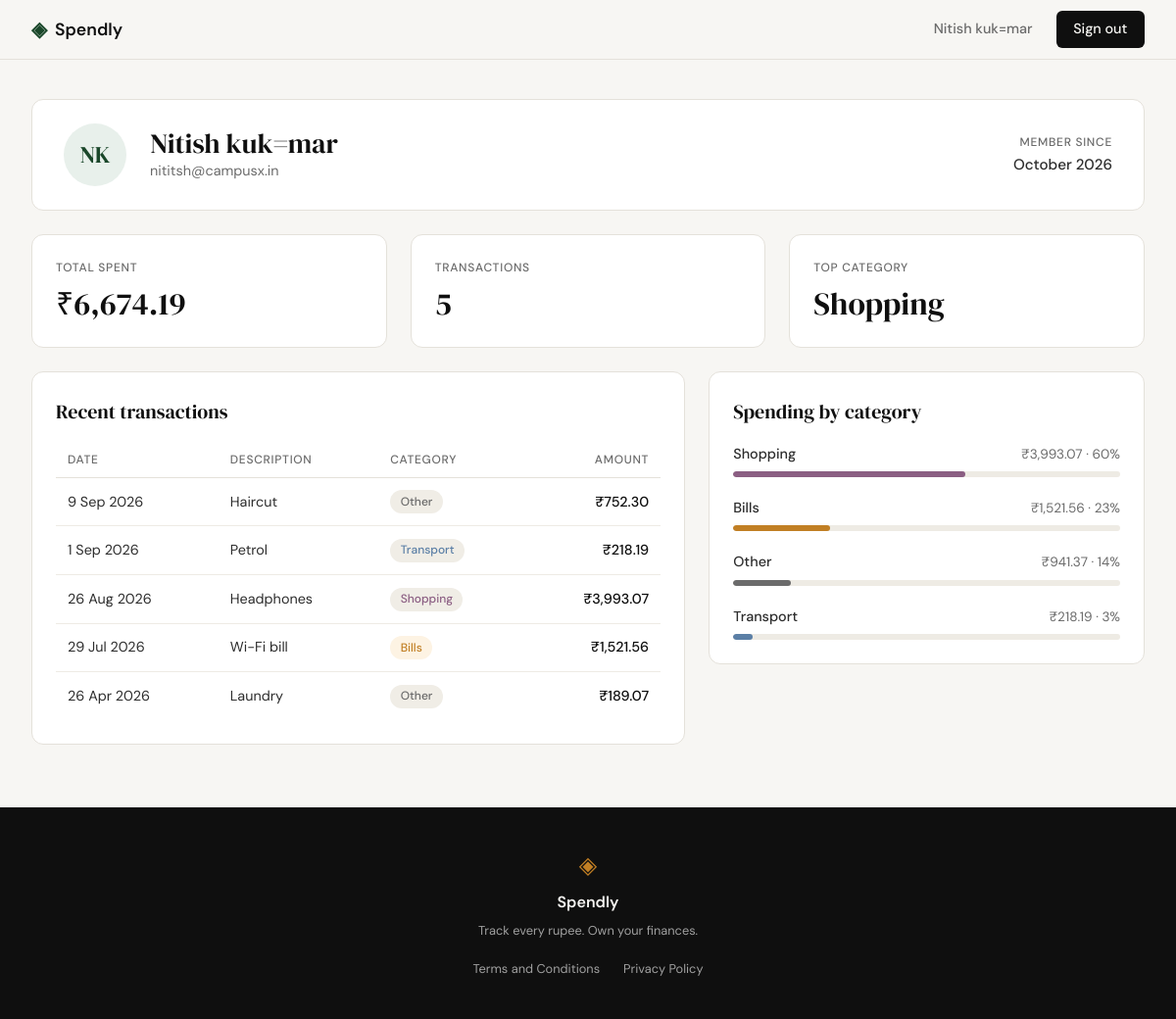
Page /profile (signed in) on the committed database.
### tables this page shows
CREATE TABLE users (
                id            INTEGER PRIMARY KEY AUTOINCREMENT,
                name          TEXT NOT NULL,
                email         TEXT NOT NULL UNIQUE,
                password_hash TEXT NOT NULL,
                created_at    TEXT DEFAULT (datetime('now'))
            );

CREATE TABLE expenses (
                id          INTEGER PRIMARY KEY AUTOINCREMENT,
                user_id     INTEGER NOT NULL REFERENCES users(id),
                amount      REAL NOT NULL,
                category    TEXT NOT NULL,
                date        TEXT NOT NULL,
                description TEXT,
                created_at  TEXT DEFAULT (datetime('now'))
            );

### app.py (the view)
@app.route("/profile")
def profile():
    user_id = session.get("user_id")
    if not user_id:
        return redirect(url_for("login"))
    user = get_user_by_id(user_id)
    if user is not None:
        words = user["name"].split()
        user["initials"] = (
            (words[0][0] + words[-1][0]).upper() if len(words) > 1
            else words[0][0].upper() if words else "?"
        )
    stats = get_summary_stats(user_id)
    if user is None:
        session.clear()
        return redirect(url_for("login"))
    transactions = get_recent_transactions(user_id)
    categories = get_category_breakdown(user_id)
    for c in categories:
        c["bar"] = round(c["pct"] / 5) * 5
    return render_template(
        "profile.html",
        user=user,
        stats=stats,
        transactions=transactions,
        categories=categories,
    )

### database/db.py (called while the page is built)
def get_db():
    conn = sqlite3.connect(DB_PATH)
    conn.row_factory = sqlite3.Row
    conn.execute("PRAGMA foreign_keys = ON")
    return conn

### database/queries.py (called while the page is built)
def get_user_by_id(user_id):
    conn = get_db()
    try:
        row = conn.execute(
            "SELECT name, email, created_at FROM users WHERE id = ?",
            (user_id,),
        ).fetchone()
    finally:
        conn.close()
    if row is None:
        return None
    try:
        member_since = datetime.strptime(
            row["created_at"], "%Y-%m-%d %H:%M:%S"
        ).strftime("%B %Y")
    except (TypeError, ValueError):
        member_since = ""
    return {
        "name": row["name"],
        "email": row["email"],
        "member_since": member_since,
    }

def get_summary_stats(user_id):
    conn = get_db()
    try:
        totals = conn.execute(
            "SELECT COALESCE(SUM(amount), 0) AS total, COUNT(*) AS cnt "
            "FROM expenses WHERE user_id = ?",
            (user_id,),
        ).fetchone()
        top = conn.execute(
            "SELECT category FROM expenses WHERE user_id = ? "
            "GROUP BY category ORDER BY SUM(amount) DESC, category ASC LIMIT 1",
            (user_id,),
        ).fetchone()
    finally:
        conn.close()
    return {
        "total_spent": float(totals["total"]),
        "transaction_count": int(totals["cnt"]),
        "top_category": top["category"] if top else "—",
    }

def get_recent_transactions(user_id, limit=10):
    conn = get_db()
    try:
        rows = conn.execute(
            "SELECT date, description, category, amount FROM expenses "
            "WHERE user_id = ? ORDER BY date DESC, id DESC LIMIT ?",
            (user_id, limit),
        ).fetchall()
    finally:
        conn.close()
    transactions = []
    for row in rows:
        d = datetime.strptime(row["date"], "%Y-%m-%d")
        transactions.append({
            "date": f"{d.day} {d.strftime('%b %Y')}",
            "description": row["description"] or "",
            "category": row["category"],
            "amount": float(row["amount"]),
        })
    return transactions

### templates/profile.html (shortened to what this page needs)
{% extends "base.html" %}
{% block head %}
<link rel="stylesheet" href="{{ url_for('static', filename='css/profile.css') }}">
{% endblock %}
{% block content %}
<div class="profile-page">
    <section class="profile-card" aria-label="Account">
        <div class="profile-avatar" aria-hidden="true">{{ user.initials }}</div>
        <div class="profile-identity">
            <h1 class="profile-name">{{ user.name }}</h1>
            <p class="profile-email">{{ user.email }}</p>
        </div>
        <p class="profile-since">
            <span class="profile-since-label">Member since</span>
            <span class="profile-since-value">{{ user.member_since }}</span>
        </p>
    </section>
    <section class="profile-stats" aria-label="Summary">
        <div class="stat-card">
            <p class="stat-label">Total spent</p>
            <p class="stat-value">₹{{ "{:,.2f}".format(stats.total_spent) }}</p>
        </div>
        <div class="stat-card">
            <p class="stat-label">Transactions</p>
            <p class="stat-value">{{ stats.transaction_count }}</p>
        </div>
        <div class="stat-card">
            <p class="stat-label">Top category</p>
            <p class="stat-value">{{ stats.top_category }}</p>
        </div>
    </section>
    <div class="profile-grid">
        <section class="panel" aria-labelledby="tx-heading">
            <h2 class="panel-title" id="tx-heading">Recent transactions</h2>
            <div class="table-scroll">
                <table class="tx-table">
                    <thead>
                        <tr>
                            <th scope="col">Date</th>
                            <th scope="col">Description</th>
                            <th scope="col">Category</th>
                            <th scope="col" class="num">Amount</th>
                        </tr>
                    </thead>
                    <tbody>
                        {% for tx in transactions %}
                        <tr>
                            <td class="tx-date">{{ tx.date }}</td>
                            <td>{{ tx.description }}</td>
                            <td><span class="badge badge--{{ tx.category|lower }}">{{ tx.category }}</span></td>
                            <td class="num">₹{{ "{:,.2f}".format(tx.amount) }}</td>
                        </tr>
                        {% else %}
                        <tr><td colspan="4" class="empty-state">No transactions yet.</td></tr>
                        {% endfor %}
                    </tbody>
                </table>
            </div>
        </section>
        <section class="panel" aria-labelledby="cat-heading">
            <h2 class="panel-title" id="cat-heading">Spending by category</h2>
            <ul class="cat-list">
                {% for cat in categories %}
                <li class="cat-row">
                    <div class="cat-row-head">
                        <span class="cat-name">{{ cat.name }}</span>
                        <span class="cat-amount">₹{{ "{:,.2f}".format(cat.amount) }} · {{ cat.pct }}%</span>
                    </div>
                    <div class="cat-track">
                        <div class="cat-bar cat-bar--{{ cat.name|lower }} w-{{ cat.bar }}"></div>
                    </div>
                </li>
                {% else %}
                <li class="empty-state">No spending to show yet.</li>
                {% endfor %}
            </ul>
        </section>
    </div>
</div>
{% endblock %}

### templates/base.html (shortened to what this page needs)
<!DOCTYPE html>
<html lang="en">
<head>
    <link rel="stylesheet" href="{{ url_for('static', filename='css/style.css') }}">
    {% block head %}{% endblock %}
</head>
<body>
    <nav class="navbar">
        <div class="nav-inner">
            <a href="{{ url_for('landing') }}" class="nav-brand">
                <span class="brand-icon">◈</span>
                <span class="brand-name">Spendly</span>
            </a>
            <div class="nav-links">
                {% if session.get('user_id') %}
                <a href="{{ url_for('profile') }}">{{ session.get('user_name') }}</a>
                <a href="{{ url_for('logout') }}" class="nav-cta">Sign out</a>
                {% else %}
                <a href="{{ url_for('login') }}">Sign in</a>
                <a href="{{ url_for('register') }}" class="nav-cta">Get started</a>
                {% endif %}
            </div>
        </div>
    </nav>
    <main class="main-content">
        {% block content %}{% endblock %}
    </main>
    <footer class="footer">
        <div class="footer-inner">
            <span class="brand-icon">◈</span>
            <span class="footer-name">Spendly</span>
            <p class="footer-copy">Track every rupee. Own your finances.</p>
            <div class="footer-links">
                <a href="{{ url_for('terms') }}">Terms and Conditions</a>
                <a href="{{ url_for('privacy') }}">Privacy Policy</a>
            </div>
        </div>
    </footer>
</body>
</html>

### static/css/style.css (style rules this page uses)
:root { --ink: #0f0f0f; --ink-soft: #2d2d2d; --ink-muted: #6b6b6b; --ink-faint: #a0a0a0; --paper: #f7f6f3; --paper-warm: #f0ede6; --paper-card: #ffffff; --accent: #1a472a; --accent-light: #e8f0eb; --accent-2: #c17f24; --accent-2-light: #fdf3e3; --danger: #c0392b; --danger-light: #fdecea; --border: #e4e1da; --border-soft: #eeebe4; --font-display: 'DM Serif Display', Georgia, serif; --font-body: 'DM Sans', system-ui, sans-serif; --max-width: 1200px; --auth-width: 440px; --radius-sm: 6px; --radius-md: 12px; --radius-lg: 20px; }
*, *::before, *::after { box-sizing: border-box; margin: 0; padding: 0; }
html { font-size: 16px; scroll-behavior: smooth; }
body { background: var(--paper); color: var(--ink); font-family: var(--font-body); font-size: 1rem; line-height: 1.6; -webkit-font-smoothing: antialiased; }
a { color: inherit; text-decoration: none; }
.navbar { position: sticky; top: 0; z-index: 100; background: var(--paper); border-bottom: 1px solid var(--border); padding: 0 2rem; }
.nav-inner { max-width: var(--max-width); margin: 0 auto; height: 60px; display: flex; align-items: center; justify-content: space-between; }
.nav-brand { display: flex; align-items: center; gap: 0.5rem; font-family: var(--font-body); font-weight: 600; font-size: 1.1rem; color: var(--ink); }
.brand-icon { color: var(--accent); font-size: 1.3rem; }
.brand-name { color: var(--ink); }
.nav-links { display: flex; align-items: center; gap: 1.5rem; font-size: 0.9rem; font-weight: 500; }
.nav-links a { color: var(--ink-muted); transition: color 0.2s; }
.nav-cta { background: var(--ink) !important; color: var(--paper) !important; padding: 0.45rem 1.1rem; border-radius: var(--radius-sm); transition: background 0.2s !important; }
.main-content { min-height: calc(100vh - 60px - 100px); }
.footer { background: var(--ink); color: var(--paper); padding: 2.5rem 2rem; text-align: center; }
.footer-inner { display: flex; flex-direction: column; align-items: center; gap: 0.4rem; }
.footer .brand-icon { color: var(--accent-2); font-size: 1.5rem; }
.footer-name { font-weight: 600; font-size: 1rem; }
.footer-copy { font-size: 0.8rem; color: var(--ink-faint); }
.footer-links { display: flex; flex-wrap: wrap; justify-content: center; gap: 1.5rem; margin-top: 0.75rem; }
.footer-links a { font-size: 0.8rem; color: var(--ink-faint); transition: color 0.2s; }

### rows in the picture
users: get "Nitish kuk=mar", name "Nitish kuk=mar", email "nititsh@campusx.in"
expenses: top_category "Shopping", date "26 Aug 2026", description "Headphones", category "Shopping", amount "3,993.07", name "Shopping", pct "60"
expenses: date "9 Sep 2026", description "Haircut", category "Other", amount "752.30"
expenses: date "1 Sep 2026", description "Petrol", category "Transport", amount "218.19", name "Transport", pct "3"
expenses: date "29 Jul 2026", description "Wi-Fi bill", category "Bills", amount "1,521.56", name "Bills", pct "23"
expenses: date "26 Apr 2026", description "Laundry", category "Other", amount "189.07"

### other values in the picture
{{ user.initials }} "NK"
{{ user.member_since }} "October 2026"
{{ "{:,.2f}".format(stats.total_spent) }} "6,674.19"
{{ stats.transaction_count }} "5"
{{ cat.name }} "Other"
{{ "{:,.2f}".format(cat.amount) }} "941.37"
{{ cat.pct }} "14"
